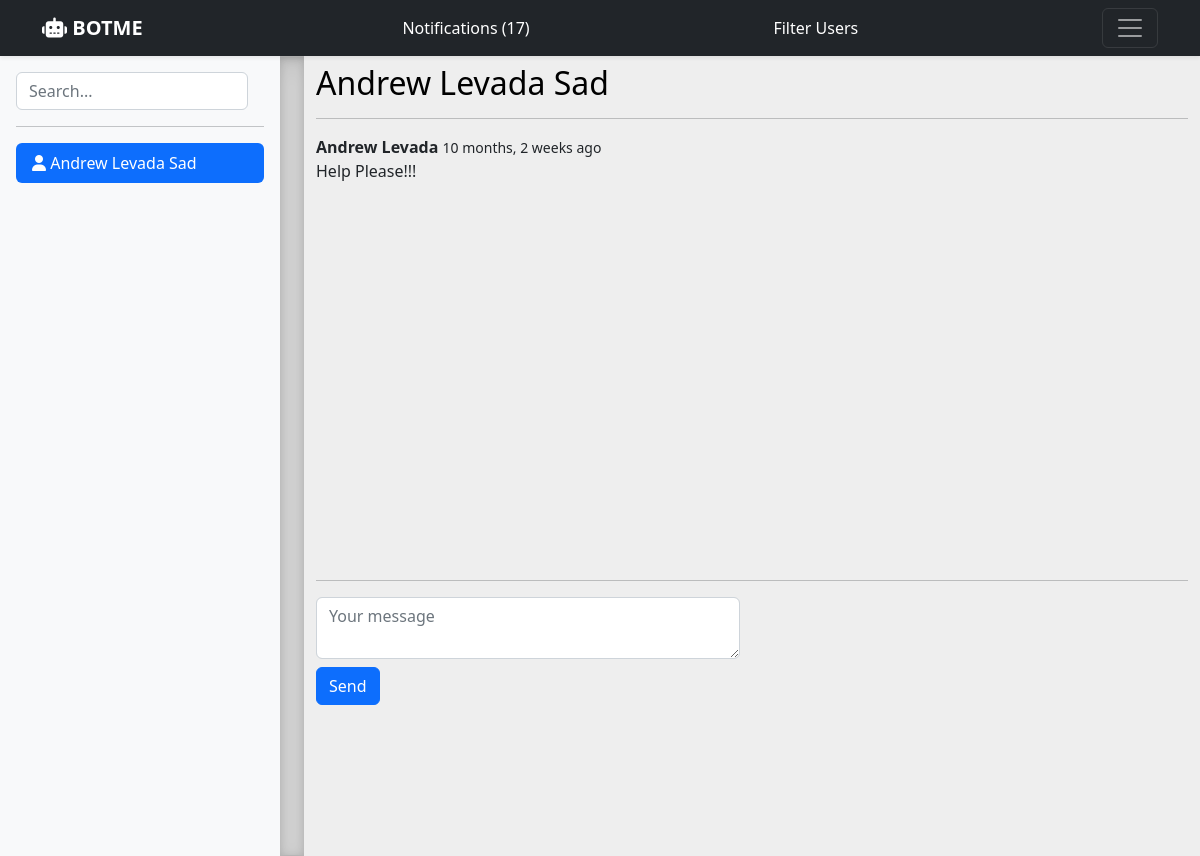
/conversation/14 (signed in), run on the app's committed database.
### contact/models.py (models this page shows, shortened)
class User(AbstractBaseUser, PermissionsMixin):
    Bs_1 = 'Bachelor 1st'
    Bs_2 = 'Bachelor 2nd'
    Bs_3 = 'Bachelor 3rd'
    Bs_4 = 'Bachelor 4th'
    Ms_1 = 'Master 1st'
    Ms_2 = 'Master 2nd'
    Phd = 'Phd'
    CHOICES = (
        (Bs_1, 'Bachelor 1st'),
        (Bs_2, 'Bachelor 2nd'),
        (Bs_3, 'Bachelor 3rd'),
        (Bs_4, 'Bachelor 4th'),
        (Ms_1, 'Master 1st'),
        (Ms_2, 'Master 2nd'),
        (Phd, 'Phd')
    )
    INTERNATIONAL = "International"
    CIS = "CIS"
    RUSSIAN = "Russian"
    LOCATIONS = (
        (INTERNATIONAL, 'International'),
        (CIS, "CIS"),
        (RUSSIAN, "Russian")
    )
    username = models.CharField(max_length=50, unique=True)
    telegram_username = models.CharField(max_length=250, null=True, blank=True)
    email = models.EmailField(max_length=250, unique=True, null=True, blank=True)
    inno_email = models.EmailField(max_length=250, unique=True, null=True, blank=True)
    first_name = models.CharField(max_length=30, blank=True, null=True)
    last_name = models.CharField(max_length=30, blank=True, null=True)
    telegram_first_name = models.CharField(max_length=30, blank=True, null=True)
    telegram_last_name = models.CharField(max_length=30, blank=True, null=True)
    is_active = models.BooleanField(default=True)
    is_staff = models.BooleanField(default=False)
    is_superuser = models.BooleanField(default=False)
    date_joined = models.DateTimeField(default=timezone.now)
    receive_notification = models.BooleanField(default=True)
    course = models.CharField(max_length=20, choices=CHOICES, null=True, blank=True)
    group = models.CharField(max_length=20, null=True, blank=True)
    location = models.CharField(max_length=50, choices=LOCATIONS, null=True, blank=True)
    objects = UserManager()
    USERNAME_FIELD = 'username'

class ConversationMessage(models.Model):
    conversation = models.ForeignKey(Conversation, related_name='messages', on_delete=models.CASCADE)
    content = models.TextField()
    created_at = models.DateTimeField(auto_now_add=True)
    created_by = models.ForeignKey(User, related_name='messages', on_delete=models.CASCADE)
    class Meta:
        ordering = ['created_at']

### contact/views.py (the view)
# urls.py: path('conversation/<int:user_id>', views.conversation, name='conversation'),
@login_required
def conversation(request, user_id):
    admin = User.objects.filter(is_superuser=True)[0]
    cur_user = User.objects.get(id=user_id)
    Notification.objects.filter(created_by=cur_user).filter(is_read=False).filter(notification_type='message').update(is_read=True)
    conversations = Conversation.objects.filter(users__in=[admin.id])
    conversations = conversations.filter(users__in=[user_id])
    if conversations.count() == 1:
        conversation = conversations[0]
    else:
        recipient = User.objects.get(id=user_id)
        conversation = Conversation.objects.create()
        conversation.users.add(admin)
        conversation.users.add(recipient)
        conversation.save()
    return render(request, 'conversation.html', {'conversation': conversation, 'cur_user': cur_user})

### contact/context_processors.py (called while the page is built)
def notifications(request):
    all_notifications = Notification.objects.filter(is_read=False)
    message_notifications = all_notifications.filter(notification_type="message")
    new_join_notifications = all_notifications.filter(notification_type="new_join")
    return {'notifications': all_notifications, 'message_notifications': message_notifications, 'new_join_notifications': new_join_notifications}

def users(request):
    users = User.objects.all().exclude(is_superuser=True)
    return {'users': users}

### contact/templates/conversation.html (shortened to what this page needs)
{% extends 'base.html' %}
{% load humanize %}
{% block content %}
    <div class="container my-2" id="conversationapp">
        <div class="row" id="messageBody"style="overflow-y:  auto; height: 500px;">
            <div class="col-md-12">
                <a href="{% url 'profile' cur_user.id %}" style="color:black;">
                    <h2>{{cur_user.first_name}} {{cur_user.last_name}}</h2>
                </a>
                <hr>
                <div class="messages" id="messages">
                    {% for message in conversation.messages.all %}
                        <div class="post">
                            <article class="media">
                                <div class="media-content">
                                    <div class="content">
                                        <p>
                                            <strong>{{ message.created_by.first_name }}</strong> <small>{{ message.created_at|naturaltime }}</small>
                                            <br>
                                            {{ message.content }}
                                        </p>
                                    </div>
                                </div>
                            </article>
                        </div>
                    {% endfor %}
                </div>
            </div>
        </div>
        <hr>
        <div class="row">
            <div class="col-md-6">
                <form autocomplete="off" onsubmit="return false;">
                    <textarea class="form-control" id="message-input" placeholder="Your message"></textarea>
                    <button class="btn btn-primary my-2" id="send-button">Send</button>
                </form>
            </div>
        </div>
    </div>
{% endblock %}

### contact/templates/base.html (shortened to what this page needs)
{% load static %}
<!doctype html>
<html lang="en">
  <head>
    <link rel="stylesheet" type="text/css" href="{% static 'css/bootstrap.min.css' %}">
    <link rel="stylesheet" href="https://cdnjs.cloudflare.com/ajax/libs/font-awesome/6.2.0/css/all.css">
    <link rel="stylesheet" type="text/css" href="{% static 'css/style.css' %}">
  </head>
  <body>
<header>
  <div class="navbar navbar-dark bg-dark shadow-sm">
    <div class="container header_container">
      <a href="/" class="navbar-brand d-flex align-items-center">
        <strong><i class="fa-solid fa-robot"></i> BOTME</strong>
      </a>
      {% if request.user.is_authenticated %}
        <a href="{% url 'home' %}" class="navbar-item">Notifications ({{ notifications.count }})</a>
        <a href="{% url 'filter_users' %}" class="navbar-item">Filter Users</a>
      {% endif %}
      <button class="navbar-toggler" type="button" data-bs-toggle="collapse" data-bs-target="#navbarHeader" aria-controls="navbarHeader" aria-expanded="false" aria-label="Toggle navigation">
        <span class="navbar-toggler-icon"></span>
      </button>
    </div>
  </div>
</header>
<main class="d-flex flex-nowrap">
  <div class="d-flex flex-column flex-shrink-0 p-3 bg-light" style="width: 280px;">
    <form id="search-form" class="col-12 col-lg-auto mb-3 mb-lg-0 me-lg-3" role="search" onsubmit="return false;" autocomplete="off">
      <input type="search" class="form-control" id="search-input"  placeholder="Search..." aria-label="Search">
    </form>
    <hr>
    <ul class="nav nav-pills flex-column mb-auto">
      {% if cur_user %}
        <li>
          <a href="{% url 'profile' cur_user.id %}" class="nav-link active">
            <i class="fa-solid fa-user"></i>
            {{ cur_user.first_name }} {{cur_user.last_name }}
          </a>
        </li>
      {% endif %}
      <div id="results-box" style="overflow-y: auto; height: 650px;">
      </div>
    </ul>
  </div>
  <div class="b-example-divider b-example-vr"></div>
{% block content %}
{% endblock %}
</main>
  </body>
</html>

### static/css/style.css (style rules this page uses)
body { min-height: 100vh; min-height: 100%; }
html { height: 100%; }
main { height:max-content; overflow-x: auto; overflow-y: hidden; background-color: #eeeeee; }
a { text-decoration: none; color: #fff; }
.b-example-divider { height: 3rem; background-color: rgba(0, 0, 0, .1); border: solid rgba(0, 0, 0, .15); border-width: 1px 0; box-shadow: inset 0 .5em 1.5em rgba(0, 0, 0, .1), inset 0 .125em .5em rgba(0, 0, 0, .15); }
.b-example-vr { flex-shrink: 0; width: 1.5rem; height: 100vh; }

### data on the page
User: first_name "Andrew Levada", last_name "Sad"
ConversationMessage: created_by.first_name "Andrew Levada", created_at "10 months, 2 weeks ago", content "Help Please!!!"

### other printed values
{{ notifications.count }} "17"
